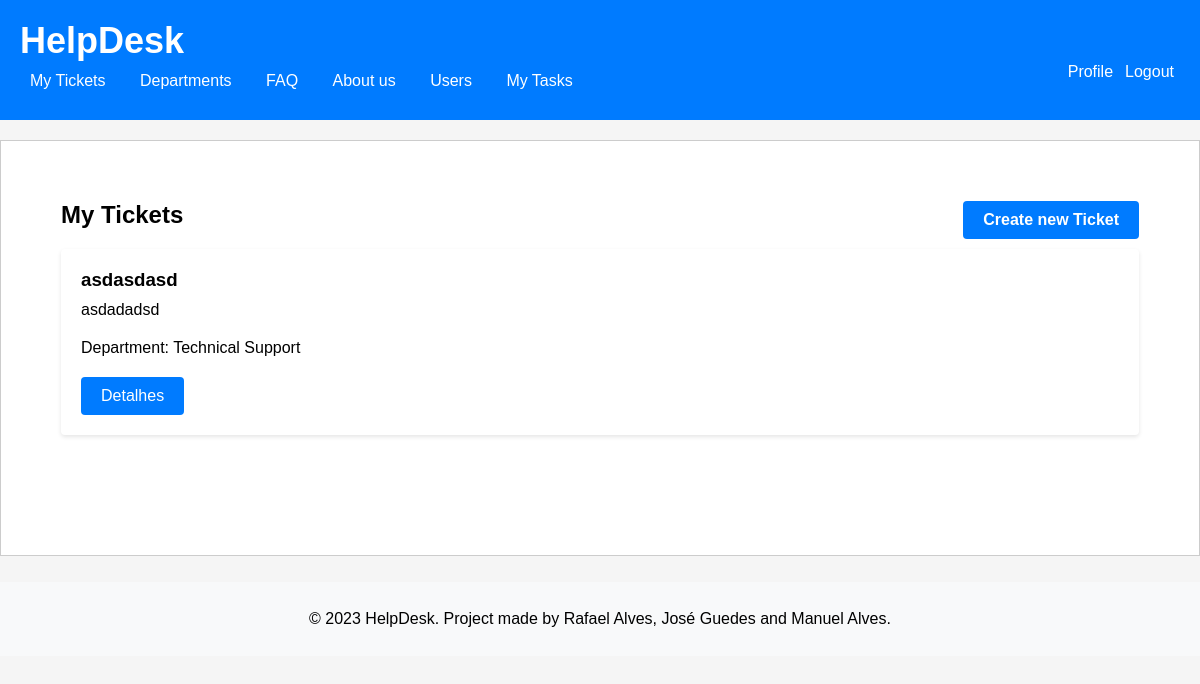
The page /pages/ticketpage.php (signed in) on the database as committed earlier.
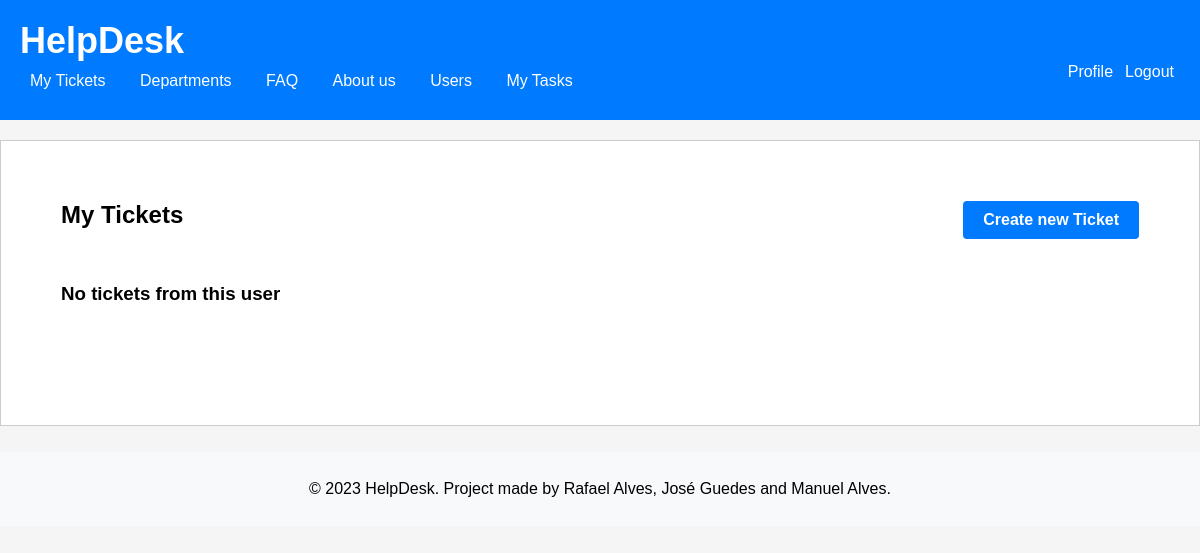
The same page on the database as committed later.
### tables this page shows
CREATE TABLE Ticket (
    id INTEGER PRIMARY KEY AUTOINCREMENT,
    title varchar(255) NOT NULL UNIQUE,
    description VARCHAR(255) NOT NULL,
    ticket_status VARCHAR (10)  NOT NULL DEFAULT 'Open' CHECK (ticket_status IN ('Open', 'Assigned', 'Closed')),
    created_at TIMESTAMP NOT NULL DEFAULT CURRENT_TIMESTAMP,
    updated_at TIMESTAMP NOT NULL DEFAULT CURRENT_TIMESTAMP,
    id_user INTEGER, /* id do client que criou o ticket */
    id_agent INTEGER DEFAULT NULL, /* id do agent que está a tratar do ticket */
    id_department INTEGER, /* id do department do ticket */
    CONSTRAINT current_edit_date_ck CHECK (created_at <= updated_at),
    CONSTRAINT id_usertFK FOREIGN KEY(id_user) REFERENCES User(id),
    CONSTRAINT id_agentFK FOREIGN KEY(id_agent) REFERENCES User(id),
    CONSTRAINT id_departmentFK FOREIGN KEY(id_department) REFERENCES Department(id)
);

CREATE TABLE Department (
    id INTEGER PRIMARY KEY AUTOINCREMENT,
    name varchar(255) NOT NULL UNIQUE,
    created_at TIMESTAMP NOT NULL DEFAULT CURRENT_TIMESTAMP
);

### utils/session.php (called while the page is built, shortened)
<?php
   function getUserID() {
       if(isset($_SESSION['userID'])) {
            return $_SESSION['userID'];
       } else {
           return null;
       }
   }
?>

### database/ticket.class.php (called while the page is built, shortened)
<?php
  class Ticket {
    static function getTicketsbyUser(PDO $db, int $id_user){
      $stmt = $db->prepare('
        SELECT id, title, description, id_department
        FROM Ticket
        WHERE id_user = ?
        ORDER by updated_at desc
      ');
      $stmt->execute(array($id_user));
      $row = $stmt->fetchAll(PDO::FETCH_ASSOC);
      return $row;
    }
  }
?>

### actions/getUser_tickets.php (called while the page is built, shortened)
<?php
require_once(__DIR__ . '/../database/connection.db.php');
require_once(__DIR__ . '/../database/ticket.class.php');
$tickets = Ticket::getTicketsbyUser($dbh, getUserID());
?>

### database/department.class.php (called while the page is built, shortened)
<?php
  class Department {
    static function getName($id) {
      global $dbh;
      try {
        $stmt = $dbh->prepare('SELECT name FROM Department WHERE id = ?');
        $stmt->execute(array($id));
        if($row = $stmt->fetch()){
          return $row['name'];
        }
      }catch(PDOException $e) {
        return -1;
      }
    }
  }
?>

### pages/ticketpage.php (the view, shortened to what this page needs)
<?php
  require_once(__DIR__ . '/../templates/header.tpl.php');
  require_once(__DIR__ . '/../templates/footer.tpl.php');
?>
  <section class="tickets">
      <h2>My Tickets
        <a href="novo_ticket.php" class="button">Create new Ticket</a>
      </h2>
      <ul>
        <?php
        require_once(__DIR__ . '/../actions/getUser_tickets.php');
        if(count($tickets) == 0){
          echo "<h3>No tickets from this user</h3>";
        }
        for($i = 0; $i < count($tickets); $i++) {
        include_once("../database/department.class.php");
        $depart = Department::getName($tickets[$i]['id_department']);
        ?>
        <li>
          <div class="ticket" id="<?=$tickets[$i]['id']?>">
            <h3> <?=$tickets[$i]['title']?></h3>
            <p> <?=$tickets[$i]['description']?> </p>
            <p> Department: <?=$depart?> </p>
            <a href="../pages/detailTicket.php?id=<?=$tickets[$i]['id']?>" class="button">Detalhes</a>
          </div>
        </li>
        <?php } ?>
      </ul>
    </section>

Rows that differ between the two databases and show on the page:
no longer on this page (row edited): ticket: title "asdasdasd", description "asdadadsd", id_department.name "Technical Support"
Other text that changed with them:
text now shown: "No tickets from this user"
